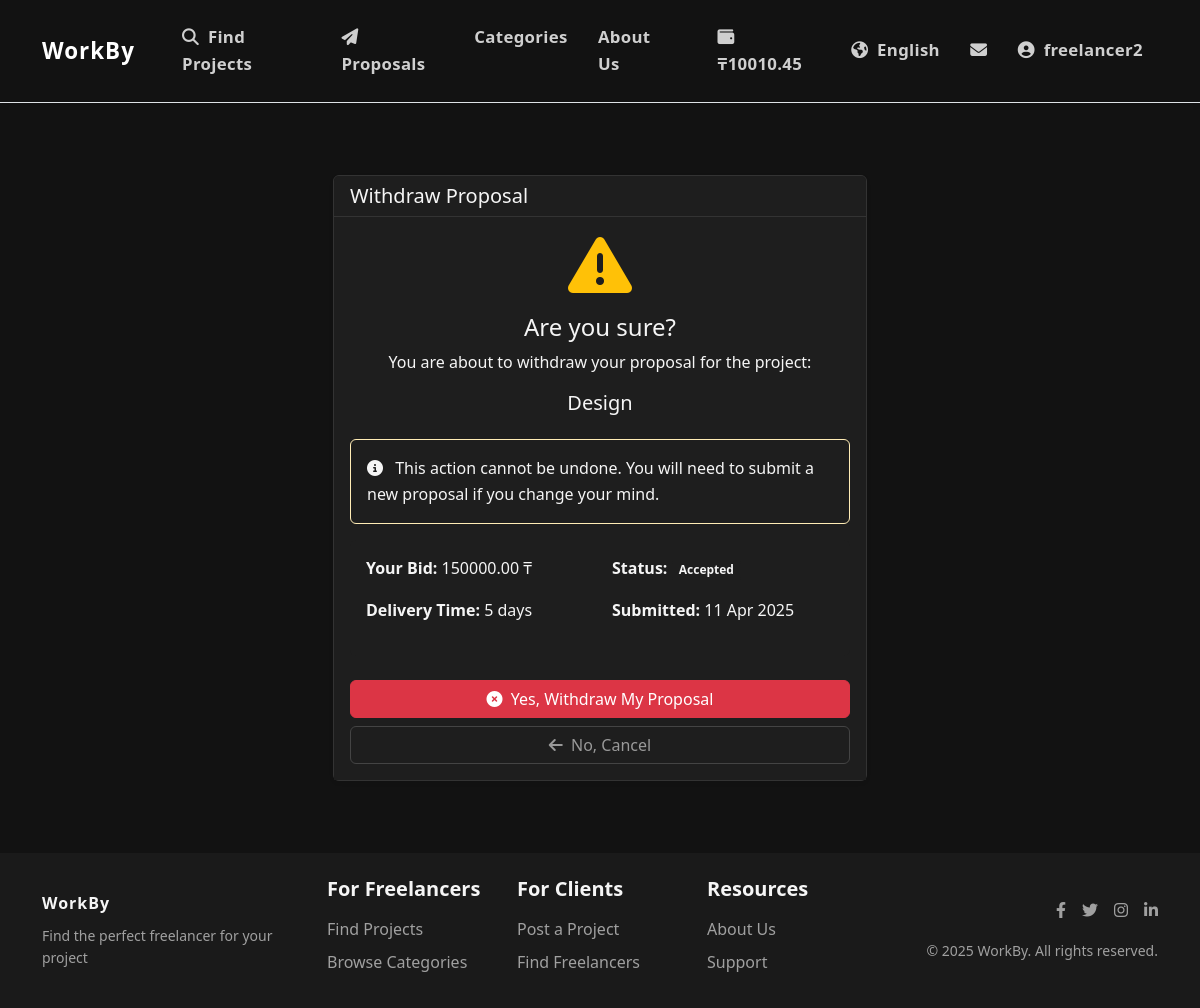
The page /en/proposals/1/withdraw/ (signed in) on the database its author committed.
### payments/models.py (models this page shows, shortened)
class Wallet(models.Model):
    user = models.OneToOneField(
        settings.AUTH_USER_MODEL,
        on_delete=models.CASCADE,
        related_name='wallet'
    )
    balance = models.DecimalField(_('Balance'), max_digits=10, decimal_places=2, default=0)
    is_active = models.BooleanField(_('Active'), default=True)
    created_at = models.DateTimeField(_('Created At'), auto_now_add=True)
    updated_at = models.DateTimeField(_('Updated At'), auto_now=True)
    class Meta:
        verbose_name = _('Wallet')
        verbose_name_plural = _('Wallets')

### accounts/models.py (models this page shows, shortened)
class User(AbstractUser):
    USER_TYPE_CHOICES = (
        ('client', _('Client')),
        ('freelancer', _('Freelancer')),
    )
    LANGUAGE_CHOICES = (
        ('en', _('English')),
        ('ru', _('Russian')),
        ('kk', _('Kazakh')),
    )
    user_type = models.CharField(_('User Type'), max_length=10, choices=USER_TYPE_CHOICES, default='client')
    bio = models.TextField(_('Biography'), blank=True)
    avatar = models.ImageField(_('Avatar'), upload_to='avatars/', blank=True, null=True)
    phone_number = models.CharField(_('Phone Number'), max_length=15, blank=True)
    preferred_language = models.CharField(_('Preferred Language'), max_length=2, choices=LANGUAGE_CHOICES, default='en')
    dark_mode = models.BooleanField(_('Dark Mode'), default=False)
    skills = models.TextField(_('Skills'), blank=True)
    hourly_rate = models.DecimalField(_('Hourly Rate'), max_digits=10, decimal_places=2, null=True, blank=True)
    company_name = models.CharField(_('Company Name'), max_length=100, blank=True)
    @property
    def is_client(self):
        return self.user_type == 'client'
    @property
    def is_freelancer(self):
        return self.user_type == 'freelancer'

### jobs/models.py (models this page shows, shortened)
class Proposal(models.Model):
    STATUS_CHOICES = (
        ('pending', _('Pending')),
        ('accepted', _('Accepted')),
        ('rejected', _('Rejected')),
        ('withdrawn', _('Withdrawn')),
    )
    freelancer = models.ForeignKey(
        settings.AUTH_USER_MODEL,
        on_delete=models.CASCADE,
        related_name='freelancer_proposals'
    )
    project = models.ForeignKey(
        Project,
        on_delete=models.CASCADE,
        related_name='proposals'
    )
    cover_letter = models.TextField(_('Cover Letter'))
    bid_amount = models.DecimalField(_('Bid Amount'), max_digits=10, decimal_places=2)
    delivery_time = models.PositiveIntegerField(_('Delivery Time (days)'))
    status = models.CharField(
        _('Status'),
        max_length=20,
        choices=STATUS_CHOICES,
        default='pending'
    )
    created_at = models.DateTimeField(_('Created At'), auto_now_add=True)
    updated_at = models.DateTimeField(_('Updated At'), auto_now=True)
    class Meta:
        verbose_name = _('Proposal')
        verbose_name_plural = _('Proposals')
        ordering = ['-created_at']
        unique_together = ['freelancer', 'project']

class Project(models.Model):
    STATUS_CHOICES = (
        ('draft', _('Draft')),
        ('open', _('Open')),
        ('in_progress', _('In Progress')),
        ('completed', _('Completed')),
        ('cancelled', _('Cancelled')),
    )
    BUDGET_TYPE_CHOICES = (
        ('fixed', _('Fixed Price')),
        ('hourly', _('Hourly Rate')),
    )
    title = models.CharField(_('Title'), max_length=200)
    description = models.TextField(_('Description'))
    client = models.ForeignKey(
        settings.AUTH_USER_MODEL,
        on_delete=models.CASCADE,
        related_name='client_projects'
    )
    category = models.ForeignKey(
        Category,
        on_delete=models.CASCADE,
        related_name='projects'
    )
    tags = models.ManyToManyField(
        Tag,
        blank=True,
        related_name='projects'
    )
    budget_type = models.CharField(
        _('Budget Type'),
        max_length=10,
        choices=BUDGET_TYPE_CHOICES
    )
    budget_min = models.DecimalField(
        _('Minimum Budget'),
        max_digits=10,
        decimal_places=2
    )
    budget_max = models.DecimalField(
        _('Maximum Budget'),
        max_digits=10,
        decimal_places=2
    )
    deadline = models.DateTimeField(_('Deadline'), null=True, blank=True)
    status = models.CharField(
        _('Status'),
        max_length=20,
        choices=STATUS_CHOICES,
        default='draft'
    )
    created_at = models.DateTimeField(_('Created At'), auto_now_add=True)
    updated_at = models.DateTimeField(_('Updated At'), auto_now=True)
    location_required = models.CharField(_('Location Required'), max_length=100, blank=True)
    is_remote = models.BooleanField(_('Remote Job'), default=True)
    experience_required = models.CharField(_('Experience Required'), max_length=100, blank=True)
    is_private = models.BooleanField(_('Private Project'), default=False, help_text=_('Private projects are only visible to invited freelancers'))
    class Meta:
        verbose_name = _('Project')
        verbose_name_plural = _('Projects')
        ordering = ['-created_at']

### jobs/views.py (the view)
# urls.py: path('proposals/<int:pk>/withdraw/', views.proposal_withdraw_view, name='proposal_withdraw'),
@login_required
def proposal_withdraw_view(request, pk):
    proposal = get_object_or_404(Proposal, pk=pk)
    if proposal.freelancer != request.user:
        return HttpResponseForbidden(_('You do not have permission to withdraw this proposal'))
    if proposal.status not in ['pending', 'accepted']:
        messages.error(request, _('This proposal cannot be withdrawn'))
        return redirect('jobs:proposal_detail', pk=proposal.pk)
    if request.method == 'POST':
        proposal.status = 'withdrawn'
        proposal.save()
        messages.success(request, _('Proposal withdrawn successfully'))
        return redirect('jobs:my_proposals')
    context = {
        'proposal': proposal,
    }
    return render(request, 'jobs/proposal_confirm_withdraw.html', context)

### jobs/context_processors.py (called while the page is built)
def contracts_processor(request):
    context = {
        'has_contracts': False,
    }
    if request.user.is_authenticated:
        contracts_exist = Contract.objects.filter(
            models.Q(client=request.user) | models.Q(freelancer=request.user)
        ).exists()
        context['has_contracts'] = contracts_exist
    return context

### payments/context_processors.py (called while the page is built)
def wallet_balance(request):
    if request.user.is_authenticated:
        wallet, _ = Wallet.objects.get_or_create(user=request.user)
        return {'user_balance': wallet.balance}
    return {'user_balance': None}

### templates/jobs/proposal_confirm_withdraw.html (shortened to what this page needs)
{% extends 'base.html' %}
{% load i18n %}
{% load static %}
{% block content %}
<div class="container py-5">
    <div class="row justify-content-center">
        <div class="col-md-8 col-lg-6">
            <div class="card shadow-sm">
                <div class="card-header bg-danger text-white">
                    <h5 class="mb-0">{% trans "Withdraw Proposal" %}</h5>
                </div>
                <div class="card-body">
                    <div class="text-center mb-4">
                        <i class="fas fa-exclamation-triangle text-warning fa-4x mb-3"></i>
                        <h4>{% trans "Are you sure?" %}</h4>
                        <p class="text-muted">
                            {% trans "You are about to withdraw your proposal for the project:" %}
                        </p>
                        <h5 class="mt-3">{{ proposal.project.title }}</h5>
                    </div>
                    <div class="alert alert-warning" role="alert">
                        <p class="mb-0"><i class="fas fa-info-circle me-2"></i> {% trans "This action cannot be undone. You will need to submit a new proposal if you change your mind." %}</p>
                    </div>
                    <div class="bg-light p-3 rounded mb-4">
                        <div class="row">
                            <div class="col-md-6">
                                <p><strong>{% trans "Your Bid:" %}</strong> {{ proposal.bid_amount }} ₸</p>
                                <p><strong>{% trans "Delivery Time:" %}</strong> {{ proposal.delivery_time }} {% trans "days" %}</p>
                            </div>
                            <div class="col-md-6">
                                <p><strong>{% trans "Status:" %}</strong> <span class="badge status-badge status-{{ proposal.status }}">{{ proposal.get_status_display }}</span></p>
                                <p><strong>{% trans "Submitted:" %}</strong> {{ proposal.created_at|date:"j M Y" }}</p>
                            </div>
                        </div>
                    </div>
                    <form method="post">
                        <div class="d-grid gap-2">
                            <button type="submit" class="btn btn-danger">
                                <i class="fas fa-times-circle me-1"></i> {% trans "Yes, Withdraw My Proposal" %}
                            </button>
                            <a href="{% url 'jobs:proposal_detail' proposal.id %}" class="btn btn-outline-secondary">
                                <i class="fas fa-arrow-left me-1"></i> {% trans "No, Cancel" %}
                            </a>
                        </div>
                    </form>
                </div>
            </div>
        </div>
    </div>
</div>
{% endblock %}

### templates/includes/header.html (shortened to what this page needs)
{% load i18n %}
{% load static %}
<nav class="navbar navbar-expand-lg navbar-dark bg-dark border-bottom py-3">
    <div class="container">
        <a class="navbar-brand" href="{% url 'jobs:home' %}">
            <span style="font-size: 1.4rem; font-weight: 700; letter-spacing: 1px; color: #fff;">WorkBy</span>
        </a>
        <div class="collapse navbar-collapse" id="navbarSupportedContent">
            <ul class="navbar-nav me-auto mb-2 mb-lg-0">
                {% if user.is_authenticated %}
                    <li class="nav-item">
                        <a class="nav-link" href="{% url 'jobs:project_list' %}"><i class="fas fa-search me-1"></i> {% trans "Find Projects" %}</a>
                    </li>
                    <li class="nav-item">
                        <a class="nav-link" href="{% url 'jobs:my_proposals' %}">
                            <i class="fas fa-paper-plane me-1"></i> {% trans "Proposals" %}
                        </a>
                    </li>
                    <li class="nav-item">
                        <a class="nav-link" href="{% url 'jobs:categories' %}">{% trans "Categories" %}</a>
                    </li>
                    <li class="nav-item">
                        <a class="nav-link" href="{% url 'jobs:about' %}">{% trans "About Us" %}</a>
                    </li>
                {% endif %}
            </ul>
            <ul class="navbar-nav ml-auto align-items-center">
                {% if user.is_authenticated and user_balance is not None %}
                <li class="nav-item me-3">
                    <a href="{% url 'payments:wallet' %}" class="nav-link">
                        <i class="fas fa-wallet me-1"></i>
                        <span class="fw-bold">₸{{ user_balance }}</span>
                    </a>
                </li>
                {% endif %}
                <li class="nav-item dropdown">
                    <a class="nav-link dropdown-toggle" href="#" id="languageDropdown" role="button" data-bs-toggle="dropdown" aria-expanded="false">
                        <i class="fas fa-globe-americas me-1"></i>
                        {% get_current_language as CURRENT_LANGUAGE %}
                        {% if CURRENT_LANGUAGE == 'en' %}
                            {% trans "English" %}
                        {% elif CURRENT_LANGUAGE == 'ru' %}
                            {% trans "Russian" %}
                        {% elif CURRENT_LANGUAGE == 'kk' %}
                            {% trans "Kazakh" %}
                        {% endif %}
                    </a>
                </li>
                {% if user.is_authenticated %}
                    <li class="nav-item d-none d-lg-block">
                        <a class="nav-link" href="{% url 'chat:inbox' %}" title="{% trans 'Messages' %}">
                            <i class="fas fa-envelope"></i>
                        </a>
                    </li>
                    <li class="nav-item dropdown">
                        <a class="nav-link dropdown-toggle" href="#" id="navbarDropdown" role="button" data-bs-toggle="dropdown" aria-expanded="false">
                            {% if user.avatar %}
                                <img src="{{ user.avatar.url }}" alt="{{ user.get_full_name|default:user.username }}" class="avatar avatar-sm rounded-circle me-1">
                            {% else %}
                                <i class="fas fa-user-circle me-1"></i>
                            {% endif %}
                            {{ user.username }}
                        </a>
                    </li>
                {% endif %}
            </ul>
        </div>
    </div>
</nav>

### rows shown on the page
Wallet: balance "10010.45"
User: username "freelancer2"
Proposal: project "Design", bid_amount "150000.00", delivery_time "5", status "Accepted", created_at "11 Apr 2025"
